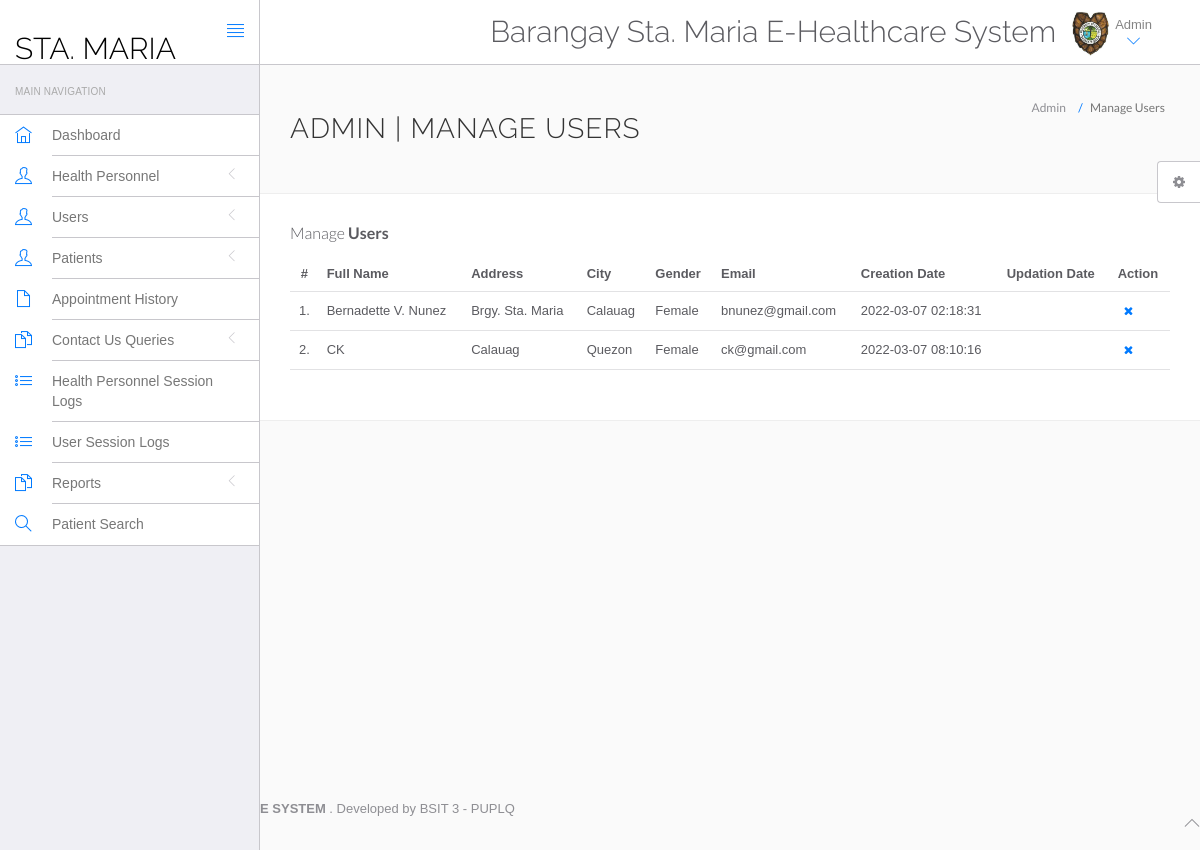
The app's page /hospital/hms/admin/manage-users.php (signed in) with its own data.
### tables this page shows
CREATE TABLE `users` (
  `id` int(11) NOT NULL,
  `fullName` varchar(255) DEFAULT NULL,
  `address` longtext DEFAULT NULL,
  `city` varchar(255) DEFAULT NULL,
  `gender` varchar(255) DEFAULT NULL,
  `email` varchar(255) DEFAULT NULL,
  `password` varchar(255) DEFAULT NULL,
  `regDate` timestamp NULL DEFAULT current_timestamp(),
  `updationDate` timestamp NULL DEFAULT NULL ON UPDATE current_timestamp()
);

### hospital/hms/admin/manage-users.php (the view, shortened to what this page needs)
<?php
include('include/config.php');
?>
<!DOCTYPE html>
<html lang="en">
	<head>
		<link rel="stylesheet" href="vendor/bootstrap/css/bootstrap.min.css">
		<link rel="stylesheet" href="vendor/fontawesome/css/font-awesome.min.css">
		<link rel="stylesheet" href="vendor/themify-icons/themify-icons.min.css">
		<link href="vendor/animate.css/animate.min.css" rel="stylesheet" media="screen">
		<link href="vendor/perfect-scrollbar/perfect-scrollbar.min.css" rel="stylesheet" media="screen">
		<link href="vendor/switchery/switchery.min.css" rel="stylesheet" media="screen">
		<link href="vendor/bootstrap-touchspin/jquery.bootstrap-touchspin.min.css" rel="stylesheet" media="screen">
		<link href="vendor/select2/select2.min.css" rel="stylesheet" media="screen">
		<link href="vendor/bootstrap-datepicker/bootstrap-datepicker3.standalone.min.css" rel="stylesheet" media="screen">
		<link href="vendor/bootstrap-timepicker/bootstrap-timepicker.min.css" rel="stylesheet" media="screen">
		<link rel="stylesheet" href="assets/css/styles.css">
		<link rel="stylesheet" href="assets/css/plugins.css">
		<link rel="stylesheet" href="assets/css/themes/theme-1.css" id="skin_color" />
	</head>
	<body>
		<div id="app">
<?php include('include/sidebar.php');?>
			<div class="app-content">
						<?php include('include/header.php');?>
				<div class="main-content" >
					<div class="wrap-content container" id="container">
						<section id="page-title">
							<div class="row">
								<div class="col-sm-8">
									<h1 class="mainTitle">Admin | Manage Users</h1>
																	</div>
								<ol class="breadcrumb">
									<li>
										<span>Admin</span>
									</li>
									<li class="active">
										<span>Manage Users</span>
									</li>
								</ol>
							</div>
						</section>
						<div class="container-fluid container-fullw bg-white">
									<div class="row">
								<div class="col-md-12">
									<h5 class="over-title margin-bottom-15">Manage <span class="text-bold">Users</span></h5>
									<table class="table table-hover" id="sample-table-1">
										<thead>
											<tr>
												<th class="center">#</th>
												<th>Full Name</th>
												<th class="hidden-xs">Address</th>
												<th>City</th>
												<th>Gender </th>
												<th>Email </th>
												<th>Creation Date </th>
												<th>Updation Date </th>
												<th>Action</th>
											</tr>
										</thead>
										<tbody>
<?php
$sql=mysqli_query($con,"select * from users");
$cnt=1;
while($row=mysqli_fetch_array($sql))
{
?>
											<tr>
												<td class="center"><?php echo $cnt;?>.</td>
												<td class="hidden-xs"><?php echo $row['fullName'];?></td>
												<td><?php echo $row['address'];?></td>
												<td><?php echo $row['city'];?>
												</td>
												<td><?php echo $row['gender'];?></td>
												<td><?php echo $row['email'];?></td>
												<td><?php echo $row['regDate'];?></td>
												<td><?php echo $row['updationDate'];?>
												</td>
												<td >
												<div class="visible-md visible-lg hidden-sm hidden-xs">
	<a href="manage-users.php?id=<?php echo $row['id']?>&del=delete" onClick="return confirm('Are you sure you want to delete?')"class="btn btn-transparent btn-xs tooltips" tooltip-placement="top" tooltip="Remove"><i class="fa fa-times fa fa-white"></i></a>
												</div>
												</td>
											</tr>
											<?php
$cnt=$cnt+1;
											 }?>
										</tbody>
									</table>
								</div>
							</div>
								</div>
							</div>
						</div>
					</div>
				</div>
	<?php include('include/footer.php');?>
	<?php include('include/setting.php');?>
	</body>
</html>

### hospital/hms/admin/assets/css/themes/theme-1.css (style rules this page uses)
body { background: #FAFAFA; }

### records on screen
users: fullName "Bernadette V. Nunez", address "Brgy. Sta. Maria", city "Calauag", gender "Female", email "bnunez@gmail.com", regDate "2022-03-07 02:18:31"
users: fullName "CK", address "Calauag", city "Quezon", gender "Female", email "ck@gmail.com", regDate "2022-03-07 08:10:16"
